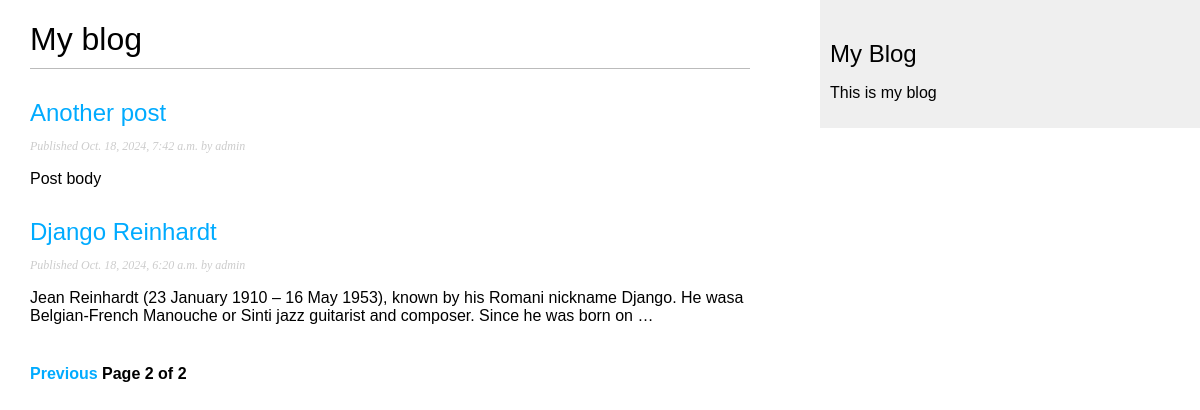
Screenshot of /blog/?page=2 with the database file from the repository.
### blog/models.py (models this page shows, shortened)
class Post(models.Model) :
    class Status(models.TextChoices):
        DRAFT = 'DF', 'Draft'
        PUBLISHED = 'PB', 'Published'
    title = models.CharField(max_length=250)
    slug = models.SlugField(max_length=250,
                            unique_for_date='publish')
    author = models.ForeignKey(User,
                               on_delete=models.CASCADE,
                               related_name='blog_posts')
    body = models.TextField()
    publish = models.DateTimeField(default=timezone.now)
    created = models.DateTimeField(auto_now_add=True)
    updated = models.DateTimeField(auto_now=True)
    status = models.CharField(max_length=2,
                              choices=Status.choices,
                              default=Status.DRAFT)
    objects = models.Manager()
    published = PublishedManager()
    class Meta:
        ordering = ["-publish"]
        indexes = [
            models.Index(fields=["-publish"])
        ]
    def get_absolute_url(self):
        return reverse("blog:post_detail",
                        args=[self.publish.year,
                              self.publish.month,
                              self.publish.day,
                              self.slug])

### blog/views.py (the view)
# urls.py: path('', views.post_list, name='post_list'),
def post_list(request):
    post_list = Post.published.all()
    paginator = Paginator(post_list, 3)
    page_number = request.GET.get('page', 1)
    try:
        posts = paginator.page(page_number)
    except PageNotAnInteger:
        posts = paginator.page(1)
    except EmptyPage:
        posts = paginator.page(paginator.num_pages)
    return render(request,
                  'blog/post/list.html',
                  {'posts': posts})

### blog/models.py (called while the page is built)
    def get_queryset(self):
        return super().get_queryset()\
                    .filter(status=Post.Status.PUBLISHED)

### blog/templates/blog/post/list.html (shortened to what this page needs)
{% extends "blog/base.html" %}
{% block content %}
    <h1>My blog</h1>
    {% for post in posts %}
        <h2>
            <a href='{{ post.get_absolute_url }}'> {{post.title}}</a>
        </h2>
        <p class='date'>
            Published {{ post.publish }} by {{ post.author}}
        </p>
        {{ post.body | truncatewords:30|linebreaks }}
    {% endfor %}
    {% include "pagination.html" with page=posts %}
{% endblock %}

### blog/static/css/blog.css (style rules this page uses)
body { margin:0; padding:0; font-family:helvetica, sans-serif; }
a { color:#00abff; text-decoration:none; }
h1 { font-weight:normal; border-bottom:1px solid #bbb; padding:0 0 10px 0; }
h2 { font-weight:normal; margin:30px 0 0; }
p.date { color:#ccc; font-family: georgia, serif; font-size: 12px; font-style: italic; }

### rows the page displays
Post: title "Another post", publish "Oct. 18, 2024, 7:42 a.m.", author "admin", body "Post body"
Post: title "Django Reinhardt", publish "Oct. 18, 2024, 6:20 a.m.", author "admin", body "Jean Reinhardt (23 January 1910 – 16 May 1953), known by his Romani nickname Django. He wasa Belgian-French Manouche or Sinti jazz guitarist and composer. Since he was born on …"

### other values shown
{{ page.number }} "2"
{{ page.paginator.num_pages }} "2"
